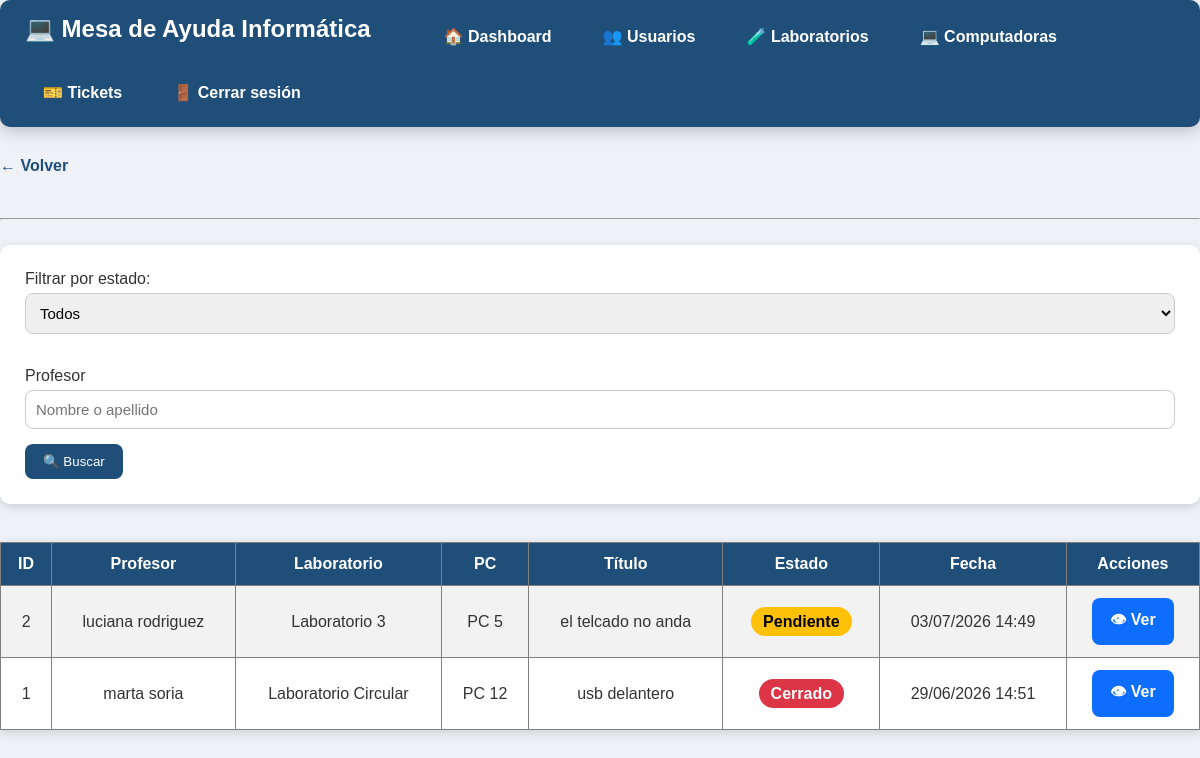
The app's page /administrativo/tickets.php (signed in), older data.
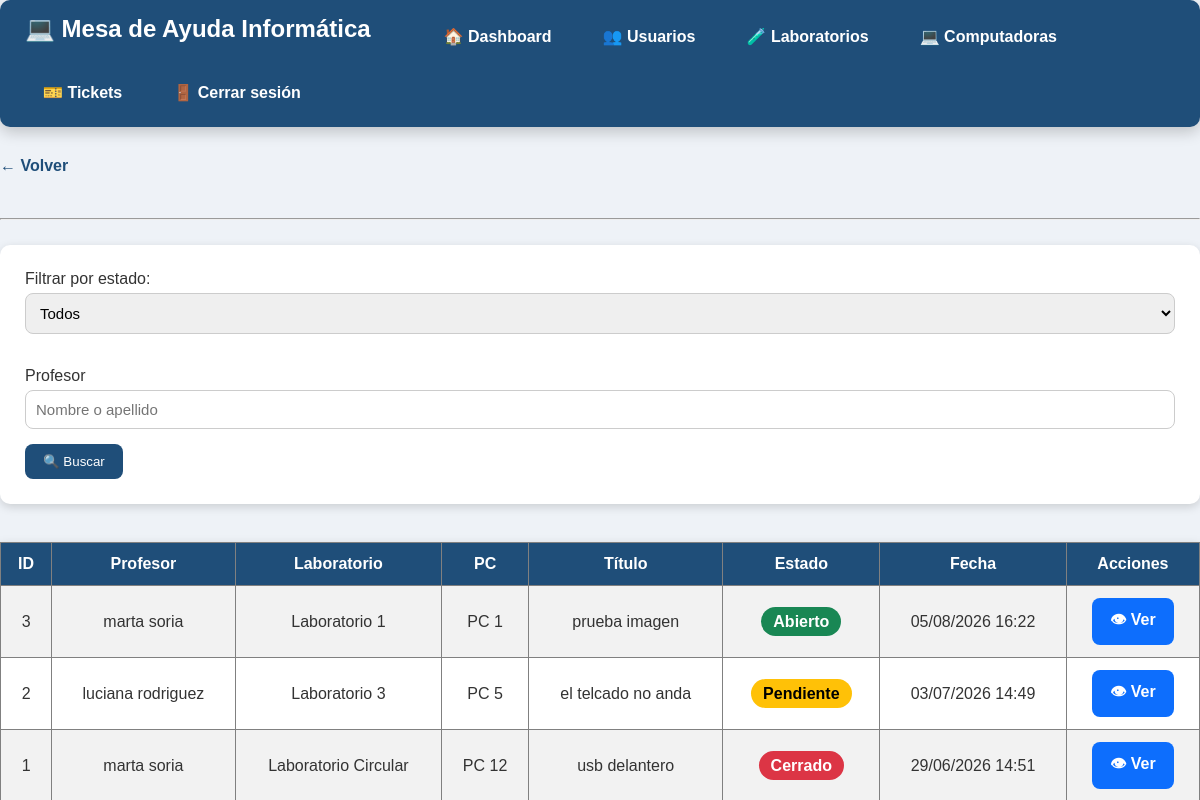
The same page, newer data.
### tables this page shows
CREATE TABLE `tickets` (
  `id_ticket` int(11) NOT NULL,
  `titulo` varchar(100) NOT NULL,
  `descripcion` text NOT NULL,
  `fecha_creacion` datetime DEFAULT current_timestamp(),
  `estado` enum('Abierto','Pendiente','Cerrado') NOT NULL DEFAULT 'Abierto',
  `id_usuario` int(11) NOT NULL,
  `id_computadora` int(11) DEFAULT NULL,
  `foto` varchar(255) DEFAULT NULL,
  `id_ematp_asignado` int(11) DEFAULT NULL
);

CREATE TABLE `usuarios` (
  `id_usuario` int(11) NOT NULL,
  `nombre` varchar(50) NOT NULL,
  `apellido` varchar(50) NOT NULL,
  `email` varchar(100) NOT NULL,
  `contrasena` varchar(255) NOT NULL,
  `id_rol` int(11) NOT NULL
);

CREATE TABLE `laboratorios` (
  `id_laboratorio` int(11) NOT NULL,
  `nombre` varchar(50) NOT NULL
);

CREATE TABLE `computadoras` (
  `id_computadora` int(11) NOT NULL,
  `numero_pc` int(11) NOT NULL,
  `id_laboratorio` int(11) NOT NULL,
  `estado` enum('Alta','Baja') NOT NULL DEFAULT 'Alta'
);

### administrativo/tickets.php (the view, shortened to what this page needs)
<?php
include("../conexion/conexion.php");
$filtro = " WHERE 1=1 ";
$sql = "SELECT
tickets.id_ticket,
tickets.titulo,
tickets.estado,
tickets.fecha_creacion,
usuarios.nombre,
usuarios.apellido,
laboratorios.nombre AS laboratorio,
computadoras.numero_pc
FROM tickets
INNER JOIN usuarios
ON tickets.id_usuario = usuarios.id_usuario
INNER JOIN computadoras
ON tickets.id_computadora = computadoras.id_computadora
INNER JOIN laboratorios
ON computadoras.id_laboratorio = laboratorios.id_laboratorio
$filtro
ORDER BY tickets.fecha_creacion DESC";
$resultado = mysqli_query($conexion,$sql);
?>
<!DOCTYPE html>
<html lang="es">
<head>
    <link rel="stylesheet" href="../css/estilos.css">
</head>
<body>
<?php include("../includes/menu_admin.php"); ?>
<a href="inicio.php">← Volver</a>
<br><br>
<hr>
<form method="GET">
<label>Filtrar por estado:</label>
<select name="estado">
<option value="">Todos</option>
</select>
<br><br>
<label>Profesor</label>
<input
type="text"
name="buscar"
placeholder="Nombre o apellido">
<button type="submit">
🔍 Buscar
</button>
</form>
<br>
<table border="1" cellpadding="10">
<tr>
<th>ID</th>
<th>Profesor</th>
<th>Laboratorio</th>
<th>PC</th>
<th>Título</th>
<th>Estado</th>
<th>Fecha</th>
<th>Acciones</th>
</tr>
<?php while($fila=mysqli_fetch_assoc($resultado)){ ?>
<tr>
<td><?php echo $fila["id_ticket"]; ?></td>
<td>
<?php
echo $fila["nombre"]." ".$fila["apellido"];
?>
</td>
<td><?php echo $fila["laboratorio"]; ?></td>
<td>PC <?php echo $fila["numero_pc"]; ?></td>
<td><?php echo $fila["titulo"]; ?></td>
<td>
<?php
$clase = "";
if($fila["estado"]=="Abierto"){
    $clase="abierto";
}
elseif($fila["estado"]=="Pendiente"){
    $clase="pendiente";
}
else{
    $clase="cerrado";
}
?>
<span class="estado <?php echo $clase; ?>">
<?php echo $fila["estado"]; ?>
</span>
</td>
<td>
<?php echo date("d/m/Y H:i",strtotime($fila["fecha_creacion"])); ?>
</td>
<td>
<a
class="btn btn-azul"
href="ver_ticket.php?id=<?php echo $fila["id_ticket"]; ?>">
👁 Ver
</a>
</td>
</tr>
<?php } ?>
</table>
</body>
</html>

### includes/menu_admin.php
<div class="menu">
<h2 style="color:white; margin-right:40px;">
💻 Mesa de Ayuda Informática
</h2>
<a href="dashboard.php">🏠 Dashboard</a>
<a href="usuarios.php">👥 Usuarios</a>
<a href="laboratorios.php">🧪 Laboratorios</a>
<a href="computadoras.php">💻 Computadoras</a>
<a href="tickets.php">🎫 Tickets</a>
<a href="../logout.php">🚪 Cerrar sesión</a>
</div>

### css/estilos.css (style rules this page uses)
* { margin:0; padding:0; box-sizing:border-box; font-family:Arial, Helvetica, sans-serif; }
body { background:#eef2f7; color:#333; font-family:Arial, Helvetica, sans-serif; }
h2 { color:#1f4e79; margin-bottom:15px; }
a { color:#1f4e79; text-decoration:none; font-weight:bold; }
button { background:#1f4e79; color:white; border:none; padding:10px 18px; border-radius:8px; cursor:pointer; transition:.3s; }
input, select, textarea { width:100%; padding:10px; border:1px solid #ccc; border-radius:8px; margin-top:5px; margin-bottom:15px; font-size:15px; }
table { width:100%; border-collapse:collapse; margin-top:20px; background:white; box-shadow:0px 3px 10px rgba(0,0,0,.15); }
table th { background:#1f4e79; color:white; padding:12px; }
table td { padding:12px; text-align:center; }
table tr:nth-child(even) { background:#f2f2f2; }
hr { margin:25px 0; }
form { background:white; padding:25px; border-radius:10px; box-shadow:0px 3px 10px rgba(0,0,0,.15); }
.menu { background:#1f4e79; padding:15px 25px; border-radius:10px; display:flex; align-items:center; gap:15px; margin-bottom:30px; box-shadow:0px 5px 15px rgba(0,0,0,.20); flex-wrap:wrap; }
.menu a { color:white; text-decoration:none; padding:10px 18px; border-radius:8px; transition:.3s; }
.btn { display:inline-block; padding:10px 18px; border-radius:8px; text-decoration:none; color:white !important; font-weight:bold; transition:.3s; }
.btn-azul { background:#0d6efd; }
.estado { padding:6px 12px; border-radius:20px; color:white; font-weight:bold; }
.abierto { background:#198754; }
.pendiente { background:#ffc107; color:black; }
.cerrado { background:#dc3545; }

Row changes from the older to the newer data that the page shows:
added tickets: id_ticket "3", id_usuario.nombre "marta", id_usuario.apellido "soria", laboratorios.nombre "Laboratorio 1", id_computadora.numero_pc "1", titulo "prueba imagen", estado "Abierto", fecha_creacion "05/08/2026 16:22"
